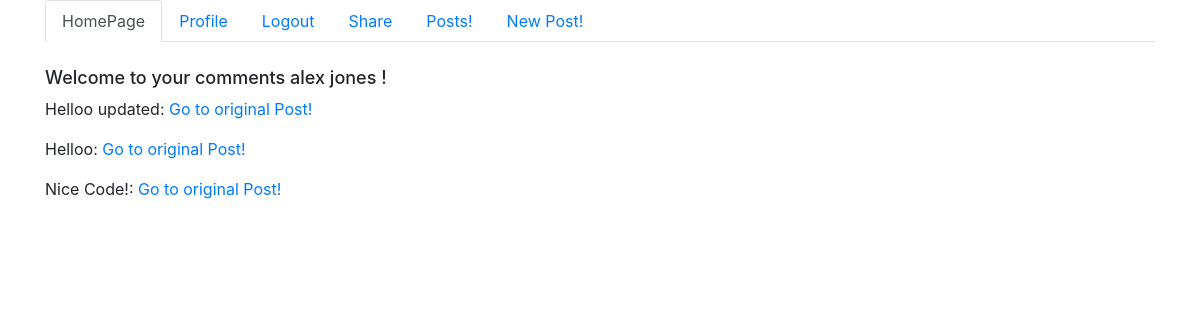
/homePage/1/profilePage (signed in), run on the app's committed database.
### techAndCoffeeApp/models.py (models this page shows)
class User(models.Model):
    first_name = models.CharField(max_length=255)
    last_name = models.CharField(max_length=255)
    email = models.CharField(max_length=255)
    password = models.CharField(max_length=255)
    created_at = models.DateTimeField(auto_now_add=True)
    updated_at = models.DateTimeField(auto_now=True)
    objects = Usermanager()

class Comment(models.Model):
    comment = models.CharField(max_length=255)
    created_at = models.DateTimeField(auto_now_add=True)
    updated_at = models.DateTimeField(auto_now=True)
    post = models.ForeignKey(Post, related_name="postcomment", on_delete = models.CASCADE)
    user = models.ForeignKey(User, related_name="usercomment", on_delete = models.CASCADE)
    objects = Commentmanager()

### techAndCoffeeApp/views.py (the view)
# urls.py: path('homePage/<int:user_id>/profilePage',views.profileView),
def profileView(request,user_id):
    if 'user_id' not in request.session:
        return redirect('/')
    context = {
        'this_user':User.objects.get(id = request.session['user_id']),
        'this_users_comments':User.objects.get(id = user_id).usercomment.all()
    }
    return render(request,"profilePage.html",context)

### techAndCoffeeApp/templates/profilePage.html (shortened to what this page needs)
<!DOCTYPE html>
<html lang="en">
<head>
    <link rel="stylesheet" href="https://maxcdn.bootstrapcdn.com/bootstrap/4.0.0/css/bootstrap.min.css">
    {% load static %}
    <link rel="stylesheet" href="{% static 'css/style.css' %}" />
</head>
    <body>
        <div class="container">
            <div class="navstuff">
                <ul class="nav nav-tabs">
                <li class="nav-item">
                    <a class="nav-link active" href="/homePage">HomePage</a>
                    </li>
                    <li class="nav-item">
                        <a class="nav-link" href="/homePage/{{this_user.id}}/profilePage">Profile</a>
                    </li>
                    <li class="nav-item">
                        <a class="nav-link" href="/logout">Logout</a>
                    </li>
                    <li class="nav-item">
                        <a class="nav-link" href="#">Share</a>
                    </li>
                    <li class="nav-item">
                        <a class="nav-link" href="/homePage/viewPosts">Posts!</a>
                    </li>
                    <li class="nav-item">
                        <a class="nav-link" href="/homePage/image_upload">New Post!</a>
                    </li>
                </ul>
            </div>
            <div class="headerHomePage">
                <h1 class="header1HomePage">Welcome to your comments {{this_user.first_name}} {{this_user.last_name}} !</h1>
            </div>
            <div class="profileContent">
                {% for comment in this_users_comments %}
                <p>{{comment.comment}}: <a href="/homePage/viewPosts">Go to original Post!</a></p>
                {% endfor %}
            </div>
        </div>
    </body>
</html>

### techAndCoffeeApp/static/css/style.css (style rules this page uses)
@media (min-width: 576px) { .container { display: flexbox; } }
@media (min-width: 576px) { .header1HomePage { font-size: large; margin-top: 25px; } }
@media (min-width: 768px) { .container { display: flexbox; } }
@media (min-width: 768px) { .header1HomePage { font-size: large; margin-top: 25px; } }
@media (min-width: 992px) { .container { display: flexbox; } }
@media (min-width: 992px) { .header1HomePage { font-size: large; margin-top: 25px; } }
@media (min-width: 1200px) { .container { display: flexbox; } }
@media (min-width: 1200px) { .header1HomePage { font-size: large; margin-top: 25px; } }

### data on the page
User: first_name "alex", last_name "jones"
Comment: comment "Helloo updated"
Comment: comment "Helloo"
Comment: comment "Nice Code!"
